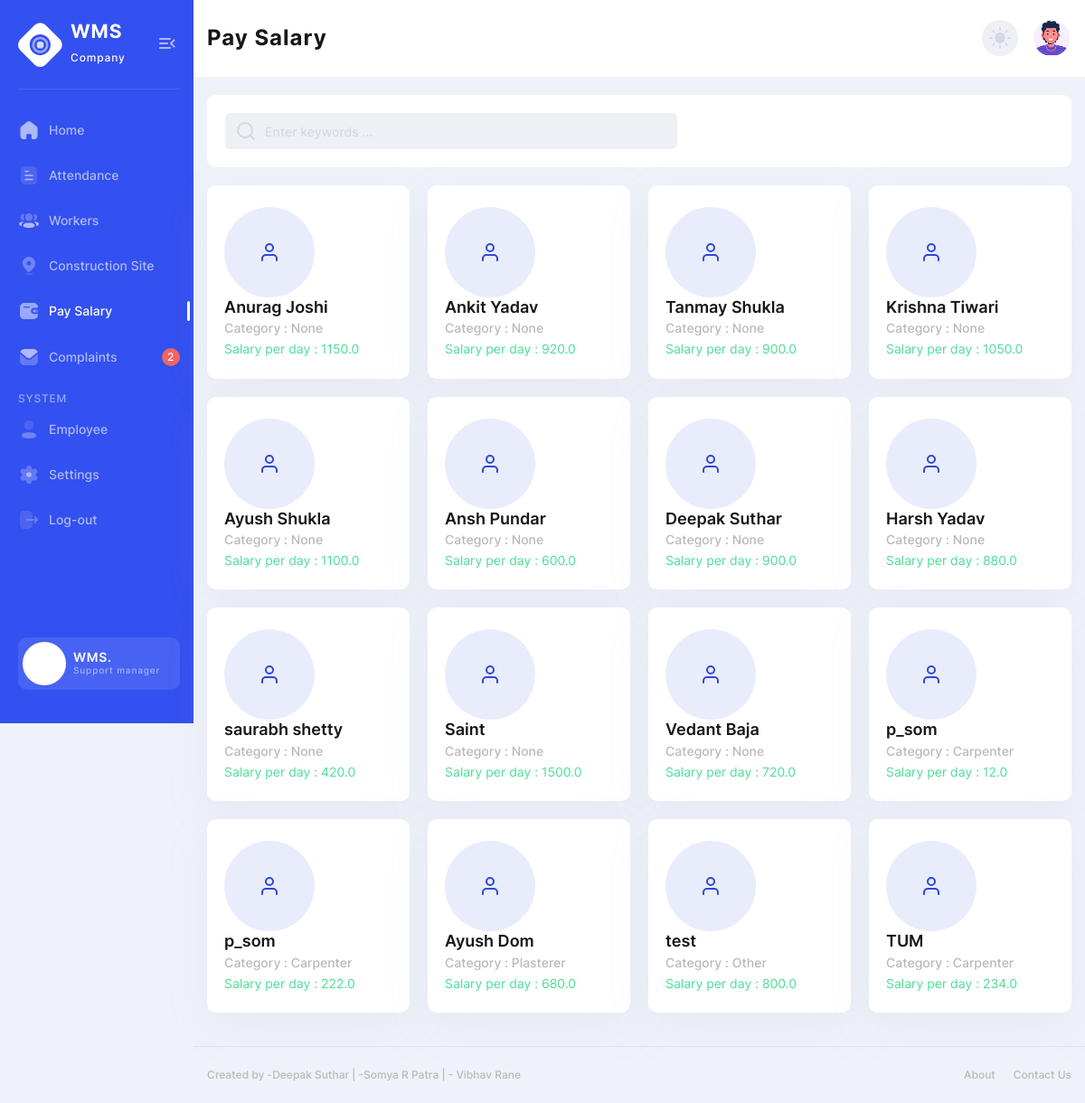
Screenshot of /paysalary (signed in) with the database file from the repository.
### admpage/models.py (models this page shows)
class Worker(models.Model):
    CATE = (
        ('Carpenter','Carpenter'),
        ('Helper','Helper'),
        ('Electrician','Electrician'),
        ('Plasterer','Plasterer'),
        ('Welder','Welder'),
        ('Plumber','Plumber'),
        ('Glazier','Glazier'),
        ('Mason','Mason'),
        ('Concrete Finisher','Concrete Finisher'),
        ('Painter','Painter'),
        ('Other','Other'),
    )
    lsd = models.DateTimeField(auto_now_add=True,null=True)
    category = models.CharField(max_length=20,null=True,choices=CATE)
    name = models.CharField(max_length=20,null=True)
    spd = models.FloatField(null=True)
    age = models.CharField(max_length=20,null=True)
    wadd = models.CharField(max_length=200,null=True)
    sdate = models.DateTimeField(auto_now_add=True,null=True)
    wcontact = models.CharField(max_length=20,null=True)
    def __str__(self):
        return self.name

### admpage/views.py (the view)
@login_required(login_url='emplog')
def paysalary(request):
    sal = Worker.objects.all()
    return render(request, "paysalary.html", {'sal':sal})

### templates/paysalary.html (shortened to what this page needs)
{% load static %}
<!DOCTYPE html>
<html lang="en">
<head>
  <link rel="stylesheet" href="{% static 'css/style.css' %}">
</head>
<body>
<div class="page-flex">
  <aside class="sidebar">
    <div class="sidebar-start">
        <div class="sidebar-head">
            <a href="/" class="logo-wrapper" title="Home">
                <span class="icon logo" aria-hidden="true"></span>
                <div class="logo-text">
                    <span class="logo-title">WMS</span>
                    <span class="logo-subtitle">Company</span>
                </div>
            </a>
            <button class="sidebar-toggle transparent-btn" title="Menu" type="button">
                <span class="icon menu-toggle" aria-hidden="true"></span>
            </button>
        </div>
        <div class="sidebar-body">
            <ul class="sidebar-body-menu">
                <li>
                    <a class=" " href="/home"><span class="icon home" aria-hidden="true"></span>Home</a>
                </li>
                <li>
                    <a class=" " href="attendance">
                        <span class="icon document" aria-hidden="true"></span>Attendance
                    </a>
                </li>
                <li>
                    <a class=" " href="/workers">
                        <span class="icon user-3" aria-hidden="true"></span>Workers
                    </a>
                </li>
                <li>
                    <a class=" " href="/construction">
                        <span class="icon location" aria-hidden="true"></span>Construction Site
                    </a>
                </li>
                <li>
                    <a class="active" href="/paysalary">
                        <span class="icon wallet" aria-hidden="true"></span>Pay Salary
                    </a>
                </li>
                <li>
                    <a class=" " href="/complaints">
                        <span class="icon message" aria-hidden="true"></span>Complaints
                    </a>
                    <span class="msg-counter">2</span>
                </li>
            </ul>
            <span class="system-menu__title">system</span>
            <ul class="sidebar-body-menu">
                <li>
                  <a class=" " href="/empreg">
                    <span class="icon profile" aria-hidden="true"></span>Employee
                </a>
                </li>
                <li>
                    <a href="##"><span class="icon setting" aria-hidden="true"></span>Settings</a>
                </li>
                <li>
                  <a href="{% url 'logout' %}"><span class="icon log-out" aria-hidden="true"></span>Log-out</a>
                </li>
            </ul>
        </div>
    </div>
    <div class="sidebar-footer">
        <a href="##" class="sidebar-user">
            <span class="sidebar-user-img">
            </span>
            <div class="sidebar-user-info">
                <span class="sidebar-user__title">WMS.</span>
                <span class="sidebar-user__subtitle">Support manager</span>
            </div>
        </a>
    </div>
</aside>
  <div class="main-wrapper">
    <nav class="main-nav--bg">
  <div class="container main-nav">
    <div class="main-nav-start">
        <h2 class="main-title">Pay Salary</h2>
    </div>
    <div class="main-nav-end">
      <button class="theme-switcher gray-circle-btn" type="button" title="Switch theme">
        <i class="sun-icon" data-feather="sun" aria-hidden="true"></i>
      </button>
      <div class="nav-user-wrapper">
        <button href="##" class="nav-user-btn dropdown-btn" title="My profile" type="button">
          <span class="nav-user-img">
            <picture><source srcset="{% static 'img/avatar/avatar-illustrated-02.webp' %}" type="image/webp"><img src="{% static 'img/avatar/avatar-illustrated-02.png' %}" alt="User name"></picture>
          </span>
        </button>
      </div>
    </div>
  </div>
</nav>
    <main class="main users chart-page" id="skip-target">
      <div class="container">
        <article class="white-block">
            <div class="search-wrapper">
                <i data-feather="search" aria-hidden="true"></i>
                <input type="text" placeholder="Enter keywords ..." required>
            </div>
        </article>
        <div class="row stat-cards-workers">
          {% for i in sal %}
          <div class="col-md-6 col-xl-3">
            <a href="{% url 'calculate_salary' i.id %}" >
            <article class="stat-cards-item-workers">
              <div class="stat-cards-icon-workers primary">
                <i data-feather="user" aria-hidden="true"></i>
              </div>
              <div class="stat-cards-info-workers">
                <p class="stat-cards-info__name-workers">{{i}}</p>
                <p class="stat-cards-info__title-workers">Category : {{i.category}}</p>
                <p class="stat-cards-info__progress"> <span class="stat-cards-info__profit success"> Salary per day : {{i.spd}}</span></p>
              </div>
            </article></a>
          </div>
          {% endfor %}
        </div>
      </div>
    </main>
    <footer class="footer">
  <div class="container footer--flex">
    <div class="footer-start">
      <p>Created by -Deepak Suthar | -Somya R Patra | - Vibhav Rane</p>
    </div>
    <ul class="footer-end">
      <li><a href="##">About</a></li>
      <li><a href="##">Contact Us</a></li>
    </ul>
  </div>
</footer>
  </div>
</div>
</body>
</html>

### rows the page displays
Worker: name "Anurag Joshi", category "None", spd "1150.0"
Worker: name "Ankit Yadav", category "None", spd "920.0"
Worker: name "Tanmay Shukla", category "None", spd "900.0"
Worker: name "Krishna Tiwari", category "None", spd "1050.0"
Worker: name "Ayush Shukla", category "None", spd "1100.0"
Worker: name "Ansh Pundar", category "None", spd "600.0"
Worker: name "Deepak Suthar", category "None", spd "900.0"
Worker: name "Harsh Yadav", category "None", spd "880.0"
Worker: name "saurabh shetty", category "None", spd "420.0"
Worker: name "Saint", category "None", spd "1500.0"
Worker: name "Vedant Baja", category "None", spd "720.0"
Worker: name "p_som", category "Carpenter", spd "12.0"
Worker: name "p_som", category "Carpenter", spd "222.0"
Worker: name "Ayush Dom", category "Plasterer", spd "680.0"
Worker: name "test", category "Other", spd "800.0"
Worker: name "TUM", category "Carpenter", spd "234.0"
